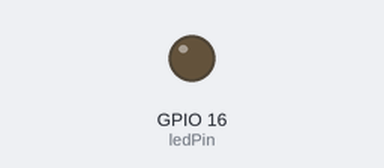
A program run on a simulated ESP32. Shown: output pins drawn as LEDs (lit = HIGH).

Above: at 2.5 s.
At 7.5 s:
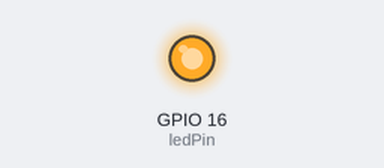
Timing chart, 0 to 13.0 s (numbered marks = the images above):
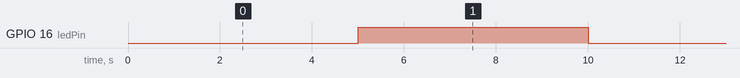

The program:

main.cpp
```cpp
#include <Arduino.h>

const int ledPin =  16;      // chân led

// biến trạng thái Led
int ledState = LOW;

// Giá trị lần cuối cùng được cập nhật
unsigned long previousMillis = 0;

const long interval = 1000; // giá trị delay (milliseconds)

void setup() {
  // set led là ouput
  pinMode(ledPin, OUTPUT);
}

void loop() {

  // khởi tạo một biến lưu giá trị hiện tại của Timer
  unsigned long currentMillis = millis();

  //lấy giá trị hiện tại trừ đi giá trị trước đó và so sánh với khoản thời gian delay
  if (currentMillis - previousMillis >= interval) {
    // nếu giá trị đó bằng hoặc vượt qua
    // lưu giá trị hiện tại thành giá trị lần cuối cập nhật
    previousMillis = currentMillis;

    // đảo giá trị led States
    if (ledState == LOW) {
      ledState = HIGH;
    } else {
      ledState = LOW;
    }

    // ghi giá trị đó lên Led
    digitalWrite(ledPin, ledState);
  }
  //nếu giá trị chưa vượt qua thì không làm gì cả
  delay(5000);
}
```

Measured:
- by itself, GPIO 16 (ledPin): alternates HIGH for 5.0 s and LOW for 5.0 s
